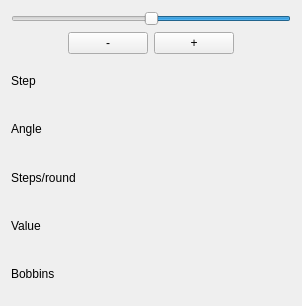
<?xml version="1.0" encoding="UTF-8"?>
<ui version="4.0">
 <class>AngleViewerControllerWidget</class>
 <widget class="QWidget" name="AngleViewerControllerWidget">
  <property name="geometry">
   <rect>
    <x>0</x>
    <y>0</y>
    <width>302</width>
    <height>306</height>
   </rect>
  </property>
  <property name="windowTitle">
   <string>MainWindow</string>
  </property>
  <layout class="QVBoxLayout" name="verticalLayout_3">
   <item>
    <layout class="QVBoxLayout" name="verticalLayout_2">
     <item>
      <layout class="QVBoxLayout" name="verticalLayout">
       <item>
        <layout class="QHBoxLayout" name="horizontalLayout"/>
       </item>
       <item>
        <widget class="QSlider" name="pothenciometterHorizontalSlider">
         <property name="maximum">
          <number>1023</number>
         </property>
         <property name="value">
          <number>511</number>
         </property>
         <property name="tracking">
          <bool>false</bool>
         </property>
         <property name="orientation">
          <enum>Qt::Horizontal</enum>
         </property>
         <property name="invertedAppearance">
          <bool>true</bool>
         </property>
         <property name="invertedControls">
          <bool>false</bool>
         </property>
        </widget>
       </item>
       <item>
        <layout class="QHBoxLayout" name="horizontalLayout_2">
         <item>
          <spacer name="horizontalSpacer">
           <property name="orientation">
            <enum>Qt::Horizontal</enum>
           </property>
           <property name="sizeHint" stdset="0">
            <size>
             <width>40</width>
             <height>20</height>
            </size>
           </property>
          </spacer>
         </item>
         <item>
          <widget class="QPushButton" name="minusPushButton">
           <property name="text">
            <string>-</string>
           </property>
          </widget>
         </item>
         <item>
          <widget class="QPushButton" name="plusPushButton">
           <property name="text">
            <string>+</string>
           </property>
          </widget>
         </item>
         <item>
          <spacer name="horizontalSpacer_2">
           <property name="orientation">
            <enum>Qt::Horizontal</enum>
           </property>
           <property name="sizeHint" stdset="0">
            <size>
             <width>40</width>
             <height>20</height>
            </size>
           </property>
          </spacer>
         </item>
        </layout>
       </item>
       <item>
        <widget class="QLabel" name="stepLabel">
         <property name="text">
          <string>Step</string>
         </property>
        </widget>
       </item>
       <item>
        <widget class="QLabel" name="angleLabel">
         <property name="text">
          <string>Angle</string>
         </property>
        </widget>
       </item>
       <item>
        <widget class="QLabel" name="stepsPerRoundLabel">
         <property name="text">
          <string>Steps/round</string>
         </property>
        </widget>
       </item>
       <item>
        <widget class="QLabel" name="valueLabel">
         <property name="text">
          <string>Value</string>
         </property>
        </widget>
       </item>
       <item>
        <widget class="QLabel" name="bobbinsLabel">
         <property name="text">
          <string>Bobbins</string>
         </property>
        </widget>
       </item>
      </layout>
     </item>
    </layout>
   </item>
  </layout>
 </widget>
 <resources/>
 <connections/>
</ui>
